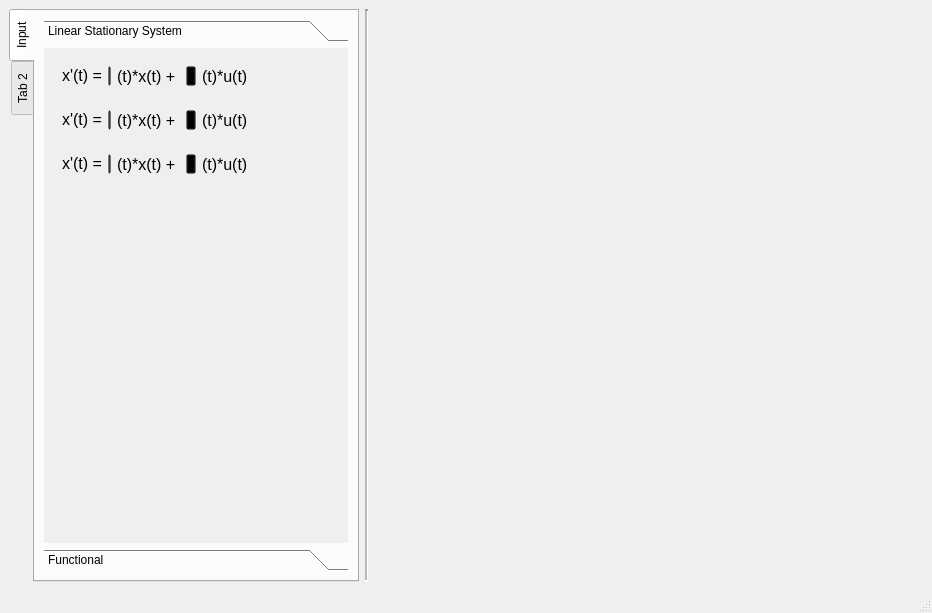
<?xml version="1.0" encoding="UTF-8"?>
<ui version="4.0">
 <class>MainWindow</class>
 <widget class="QMainWindow" name="MainWindow">
  <property name="geometry">
   <rect>
    <x>0</x>
    <y>0</y>
    <width>932</width>
    <height>613</height>
   </rect>
  </property>
  <property name="windowTitle">
   <string>MainWindow</string>
  </property>
  <widget class="QWidget" name="centralwidget">
   <layout class="QHBoxLayout" name="horizontalLayout">
    <item>
     <widget class="QTabWidget" name="tabWidget">
      <property name="sizePolicy">
       <sizepolicy hsizetype="Preferred" vsizetype="Preferred">
        <horstretch>0</horstretch>
        <verstretch>0</verstretch>
       </sizepolicy>
      </property>
      <property name="minimumSize">
       <size>
        <width>350</width>
        <height>200</height>
       </size>
      </property>
      <property name="tabPosition">
       <enum>QTabWidget::West</enum>
      </property>
      <property name="tabShape">
       <enum>QTabWidget::Rounded</enum>
      </property>
      <property name="currentIndex">
       <number>0</number>
      </property>
      <widget class="QWidget" name="InputTab">
       <attribute name="title">
        <string>Input</string>
       </attribute>
       <layout class="QVBoxLayout" name="verticalLayout_2">
        <item>
         <widget class="QToolBox" name="toolBox">
          <property name="currentIndex">
           <number>0</number>
          </property>
          <widget class="QWidget" name="lssInBox">
           <property name="geometry">
            <rect>
             <x>0</x>
             <y>0</y>
             <width>306</width>
             <height>476</height>
            </rect>
           </property>
           <attribute name="label">
            <string>Linear Stationary System</string>
           </attribute>
           <layout class="QVBoxLayout" name="verticalLayout_3">
            <item>
             <widget class="QWidget" name="Property1" native="true">
              <layout class="QHBoxLayout" name="horizontalLayout_3">
               <item>
                <widget class="QLabel" name="label">
                 <property name="sizePolicy">
                  <sizepolicy hsizetype="Preferred" vsizetype="Fixed">
                   <horstretch>0</horstretch>
                   <verstretch>0</verstretch>
                  </sizepolicy>
                 </property>
                 <property name="font">
                  <font>
                   <pointsize>12</pointsize>
                  </font>
                 </property>
                 <property name="frameShape">
                  <enum>QFrame::NoFrame</enum>
                 </property>
                 <property name="text">
                  <string>x'(t) =</string>
                 </property>
                </widget>
               </item>
               <item>
                <widget class="QPushButton" name="matrApushButton">
                 <property name="sizePolicy">
                  <sizepolicy hsizetype="Fixed" vsizetype="Fixed">
                   <horstretch>0</horstretch>
                   <verstretch>0</verstretch>
                  </sizepolicy>
                 </property>
                 <property name="font">
                  <font>
                   <family>MS Shell Dlg 2</family>
                   <pointsize>-1</pointsize>
                   <weight>50</weight>
                   <italic>false</italic>
                   <bold>false</bold>
                  </font>
                 </property>
                 <property name="styleSheet">
                  <string notr="true">QPushButton{
    color: balck;
    background: transparent;
    max-height: 30px;
    max-width: 30px;
    margin: 0px;
    padding: 0px;
    font: 24px &quot;MS Shell Dlg 2&quot;;
}
QPushButton:pressed{
    color: red;
    background: transparent;
    max-height: 30px;
    max-width: 30px;
    margin: 0px;
    padding: 0px;
    font: 24px &quot;MS Shell Dlg 2&quot;;
}</string>
                 </property>
                 <property name="text">
                  <string>A</string>
                 </property>
                 <property name="checked">
                  <bool>false</bool>
                 </property>
                 <property name="flat">
                  <bool>false</bool>
                 </property>
                </widget>
               </item>
               <item>
                <widget class="QLabel" name="label_2">
                 <property name="font">
                  <font>
                   <pointsize>12</pointsize>
                  </font>
                 </property>
                 <property name="text">
                  <string>(t)*x(t) + </string>
                 </property>
                </widget>
               </item>
               <item>
                <widget class="QPushButton" name="pushButton">
                 <property name="styleSheet">
                  <string notr="true">QPushButton{
    color: balck;
    background: transparent;
    max-height: 30px;
    max-width: 30px;
    margin: 0px;
    padding: 0px;
    font: 24px &quot;MS Shell Dlg 2&quot;;
}
QPushButton:pressed{
    color: red;
    background: transparent;
    max-height: 30px;
    max-width: 30px;
    margin: 0px;
    padding: 0px;
    font: 24px &quot;MS Shell Dlg 2&quot;;
}</string>
                 </property>
                 <property name="text">
                  <string>B</string>
                 </property>
                </widget>
               </item>
               <item>
                <widget class="QLabel" name="label_3">
                 <property name="font">
                  <font>
                   <pointsize>12</pointsize>
                  </font>
                 </property>
                 <property name="text">
                  <string>(t)*u(t)</string>
                 </property>
                </widget>
               </item>
               <item>
                <spacer name="horizontalSpacer_2">
                 <property name="orientation">
                  <enum>Qt::Horizontal</enum>
                 </property>
                 <property name="sizeHint" stdset="0">
                  <size>
                   <width>20</width>
                   <height>20</height>
                  </size>
                 </property>
                </spacer>
               </item>
              </layout>
             </widget>
            </item>
            <item>
             <widget class="QWidget" name="Property1_2" native="true">
              <layout class="QHBoxLayout" name="horizontalLayout_4">
               <item>
                <widget class="QLabel" name="label_4">
                 <property name="sizePolicy">
                  <sizepolicy hsizetype="Preferred" vsizetype="Fixed">
                   <horstretch>0</horstretch>
                   <verstretch>0</verstretch>
                  </sizepolicy>
                 </property>
                 <property name="font">
                  <font>
                   <pointsize>12</pointsize>
                  </font>
                 </property>
                 <property name="frameShape">
                  <enum>QFrame::NoFrame</enum>
                 </property>
                 <property name="text">
                  <string>x'(t) =</string>
                 </property>
                </widget>
               </item>
               <item>
                <widget class="QPushButton" name="matrApushButton_2">
                 <property name="sizePolicy">
                  <sizepolicy hsizetype="Fixed" vsizetype="Fixed">
                   <horstretch>0</horstretch>
                   <verstretch>0</verstretch>
                  </sizepolicy>
                 </property>
                 <property name="font">
                  <font>
                   <family>MS Shell Dlg 2</family>
                   <pointsize>-1</pointsize>
                   <weight>50</weight>
                   <italic>false</italic>
                   <bold>false</bold>
                  </font>
                 </property>
                 <property name="styleSheet">
                  <string notr="true">QPushButton{
    color: balck;
    background: transparent;
    max-height: 30px;
    max-width: 30px;
    margin: 0px;
    padding: 0px;
    font: 24px &quot;MS Shell Dlg 2&quot;;
}
QPushButton:pressed{
    color: red;
    background: transparent;
    max-height: 30px;
    max-width: 30px;
    margin: 0px;
    padding: 0px;
    font: 24px &quot;MS Shell Dlg 2&quot;;
}</string>
                 </property>
                 <property name="text">
                  <string>A</string>
                 </property>
                 <property name="checked">
                  <bool>false</bool>
                 </property>
                 <property name="flat">
                  <bool>false</bool>
                 </property>
                </widget>
               </item>
               <item>
                <widget class="QLabel" name="label_5">
                 <property name="font">
                  <font>
                   <pointsize>12</pointsize>
                  </font>
                 </property>
                 <property name="text">
                  <string>(t)*x(t) + </string>
                 </property>
                </widget>
               </item>
               <item>
                <widget class="QPushButton" name="pushButton_2">
                 <property name="styleSheet">
                  <string notr="true">QPushButton{
    color: balck;
    background: transparent;
    max-height: 30px;
    max-width: 30px;
    margin: 0px;
    padding: 0px;
    font: 24px &quot;MS Shell Dlg 2&quot;;
}
QPushButton:pressed{
    color: red;
    background: transparent;
    max-height: 30px;
    max-width: 30px;
    margin: 0px;
    padding: 0px;
    font: 24px &quot;MS Shell Dlg 2&quot;;
}</string>
                 </property>
                 <property name="text">
                  <string>B</string>
                 </property>
                </widget>
               </item>
               <item>
                <widget class="QLabel" name="label_6">
                 <property name="font">
                  <font>
                   <pointsize>12</pointsize>
                  </font>
                 </property>
                 <property name="text">
                  <string>(t)*u(t)</string>
                 </property>
                </widget>
               </item>
               <item>
                <spacer name="horizontalSpacer">
                 <property name="orientation">
                  <enum>Qt::Horizontal</enum>
                 </property>
                 <property name="sizeHint" stdset="0">
                  <size>
                   <width>20</width>
                   <height>20</height>
                  </size>
                 </property>
                </spacer>
               </item>
              </layout>
             </widget>
            </item>
            <item>
             <widget class="QWidget" name="Property1_3" native="true">
              <layout class="QHBoxLayout" name="horizontalLayout_5">
               <item>
                <widget class="QLabel" name="label_7">
                 <property name="sizePolicy">
                  <sizepolicy hsizetype="Preferred" vsizetype="Fixed">
                   <horstretch>0</horstretch>
                   <verstretch>0</verstretch>
                  </sizepolicy>
                 </property>
                 <property name="font">
                  <font>
                   <pointsize>12</pointsize>
                  </font>
                 </property>
                 <property name="frameShape">
                  <enum>QFrame::NoFrame</enum>
                 </property>
                 <property name="text">
                  <string>x'(t) =</string>
                 </property>
                </widget>
               </item>
               <item>
                <widget class="QPushButton" name="matrApushButton_3">
                 <property name="sizePolicy">
                  <sizepolicy hsizetype="Fixed" vsizetype="Fixed">
                   <horstretch>0</horstretch>
                   <verstretch>0</verstretch>
                  </sizepolicy>
                 </property>
                 <property name="font">
                  <font>
                   <family>MS Shell Dlg 2</family>
                   <pointsize>-1</pointsize>
                   <weight>50</weight>
                   <italic>false</italic>
                   <bold>false</bold>
                  </font>
                 </property>
                 <property name="styleSheet">
                  <string notr="true">QPushButton{
    color: balck;
    background: transparent;
    max-height: 30px;
    max-width: 30px;
    margin: 0px;
    padding: 0px;
    font: 24px &quot;MS Shell Dlg 2&quot;;
}
QPushButton:pressed{
    color: red;
    background: transparent;
    max-height: 30px;
    max-width: 30px;
    margin: 0px;
    padding: 0px;
    font: 24px &quot;MS Shell Dlg 2&quot;;
}</string>
                 </property>
                 <property name="text">
                  <string>A</string>
                 </property>
                 <property name="checked">
                  <bool>false</bool>
                 </property>
                 <property name="flat">
                  <bool>false</bool>
                 </property>
                </widget>
               </item>
               <item>
                <widget class="QLabel" name="label_8">
                 <property name="font">
                  <font>
                   <pointsize>12</pointsize>
                  </font>
                 </property>
                 <property name="text">
                  <string>(t)*x(t) + </string>
                 </property>
                </widget>
               </item>
               <item>
                <widget class="QPushButton" name="pushButton_3">
                 <property name="styleSheet">
                  <string notr="true">QPushButton{
    color: balck;
    background: transparent;
    max-height: 30px;
    max-width: 30px;
    margin: 0px;
    padding: 0px;
    font: 24px &quot;MS Shell Dlg 2&quot;;
}
QPushButton:pressed{
    color: red;
    background: transparent;
    max-height: 30px;
    max-width: 30px;
    margin: 0px;
    padding: 0px;
    font: 24px &quot;MS Shell Dlg 2&quot;;
}</string>
                 </property>
                 <property name="text">
                  <string>B</string>
                 </property>
                </widget>
               </item>
               <item>
                <widget class="QLabel" name="label_9">
                 <property name="font">
                  <font>
                   <pointsize>12</pointsize>
                  </font>
                 </property>
                 <property name="text">
                  <string>(t)*u(t)</string>
                 </property>
                </widget>
               </item>
               <item>
                <spacer name="horizontalSpacer_3">
                 <property name="orientation">
                  <enum>Qt::Horizontal</enum>
                 </property>
                 <property name="sizeHint" stdset="0">
                  <size>
                   <width>20</width>
                   <height>20</height>
                  </size>
                 </property>
                </spacer>
               </item>
              </layout>
             </widget>
            </item>
            <item>
             <spacer name="verticalSpacer">
              <property name="orientation">
               <enum>Qt::Vertical</enum>
              </property>
              <property name="sizeHint" stdset="0">
               <size>
                <width>20</width>
                <height>40</height>
               </size>
              </property>
             </spacer>
            </item>
           </layout>
          </widget>
          <widget class="QWidget" name="funcInBox">
           <property name="geometry">
            <rect>
             <x>0</x>
             <y>0</y>
             <width>306</width>
             <height>476</height>
            </rect>
           </property>
           <attribute name="label">
            <string>Functional</string>
           </attribute>
          </widget>
         </widget>
        </item>
       </layout>
      </widget>
      <widget class="QWidget" name="tab_2">
       <attribute name="title">
        <string>Tab 2</string>
       </attribute>
      </widget>
     </widget>
    </item>
    <item>
     <widget class="Line" name="SeparatorLine">
      <property name="sizePolicy">
       <sizepolicy hsizetype="Minimum" vsizetype="Minimum">
        <horstretch>0</horstretch>
        <verstretch>0</verstretch>
       </sizepolicy>
      </property>
      <property name="layoutDirection">
       <enum>Qt::LeftToRight</enum>
      </property>
      <property name="frameShadow">
       <enum>QFrame::Sunken</enum>
      </property>
      <property name="lineWidth">
       <number>2</number>
      </property>
      <property name="midLineWidth">
       <number>2</number>
      </property>
      <property name="orientation">
       <enum>Qt::Vertical</enum>
      </property>
     </widget>
    </item>
    <item>
     <widget class="QWidget" name="PlotWidgetMain" native="true">
      <property name="sizePolicy">
       <sizepolicy hsizetype="MinimumExpanding" vsizetype="MinimumExpanding">
        <horstretch>0</horstretch>
        <verstretch>0</verstretch>
       </sizepolicy>
      </property>
      <property name="maximumSize">
       <size>
        <width>16777215</width>
        <height>16777215</height>
       </size>
      </property>
      <property name="layoutDirection">
       <enum>Qt::LeftToRight</enum>
      </property>
      <property name="autoFillBackground">
       <bool>true</bool>
      </property>
      <layout class="QVBoxLayout" name="verticalLayout" stretch="1,10">
       <property name="spacing">
        <number>0</number>
       </property>
       <property name="sizeConstraint">
        <enum>QLayout::SetDefaultConstraint</enum>
       </property>
       <property name="topMargin">
        <number>0</number>
       </property>
       <property name="bottomMargin">
        <number>0</number>
       </property>
       <item alignment="Qt::AlignTop">
        <widget class="QWidget" name="PlotWidgetButtons" native="true">
         <property name="minimumSize">
          <size>
           <width>462</width>
           <height>38</height>
          </size>
         </property>
         <layout class="QHBoxLayout" name="horizontalLayout_2">
          <property name="spacing">
           <number>0</number>
          </property>
          <property name="bottomMargin">
           <number>0</number>
          </property>
         </layout>
        </widget>
       </item>
       <item>
        <widget class="QWidget" name="PlotWidgetGraph" native="true">
         <property name="minimumSize">
          <size>
           <width>250</width>
           <height>400</height>
          </size>
         </property>
         <property name="maximumSize">
          <size>
           <width>16777215</width>
           <height>9999999</height>
          </size>
         </property>
        </widget>
       </item>
      </layout>
     </widget>
    </item>
   </layout>
  </widget>
  <widget class="QMenuBar" name="menubar">
   <property name="geometry">
    <rect>
     <x>0</x>
     <y>0</y>
     <width>932</width>
     <height>21</height>
    </rect>
   </property>
  </widget>
  <widget class="QStatusBar" name="statusbar"/>
 </widget>
 <resources/>
 <connections/>
</ui>
